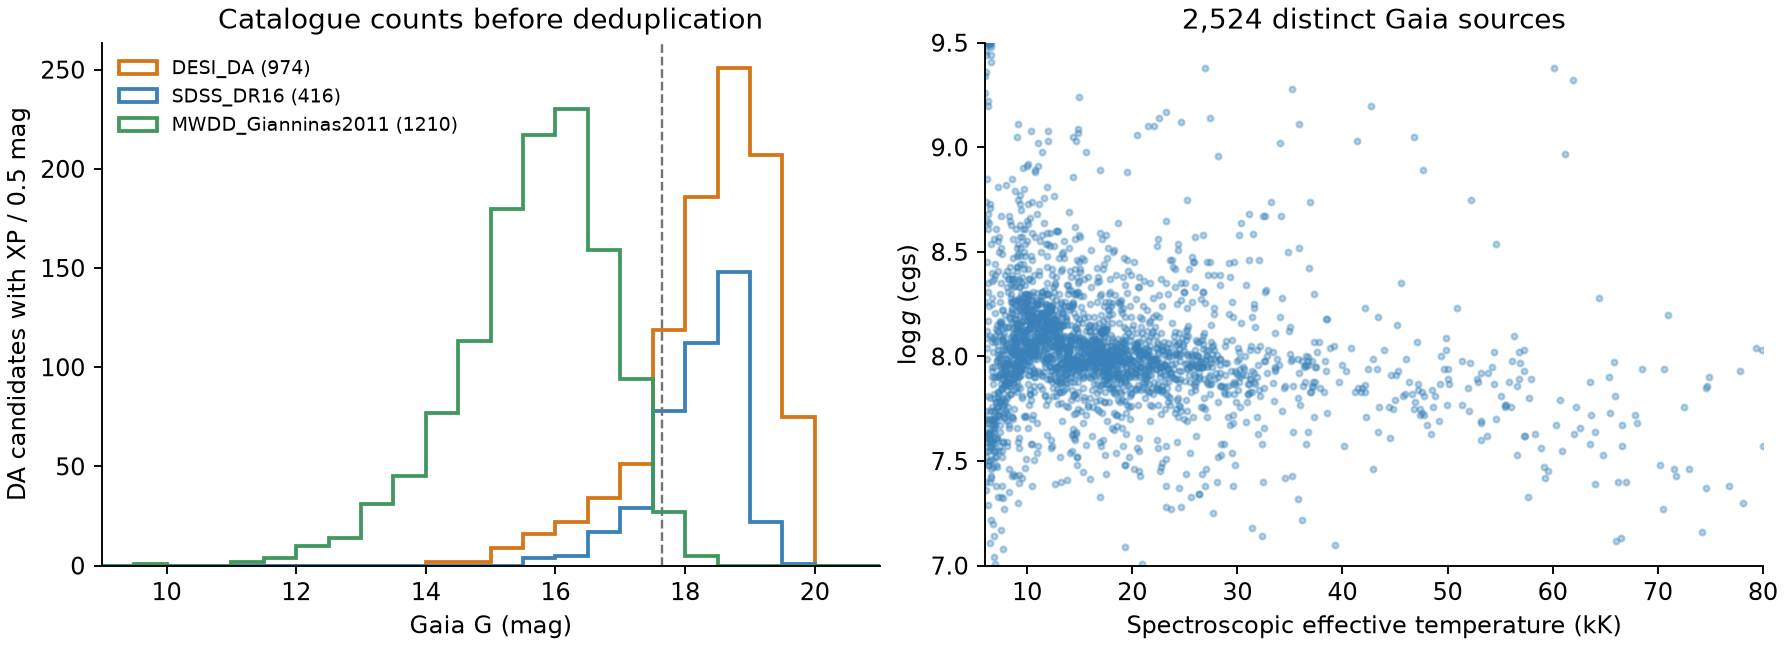

Python code for this plot:
"""Count WD catalogue objects with published Gaia DR3 XP spectra.

Run from the repository root with the astronomy Python environment:
    python reports/wd_plan_20261010/anchor_census.py

Raw catalogues and Gaia query responses are in data/whitedwarf/anchors.
The MWDD subset uses one explicitly spectroscopic reference, Gianninas+2011.
Kilic+2025 parameters are photometric despite its spectroscopic classifications.
"""

from concurrent.futures import ThreadPoolExecutor
from io import BytesIO
import json
from pathlib import Path
from zipfile import ZipFile

import numpy as np
import requests
from astropy.io.votable import parse
from astropy.table import Table, join, unique, vstack

ROOT = Path(__file__).resolve().parents[2]
DATA = ROOT / "data/whitedwarf/anchors"
OUT = Path(__file__).resolve().parent
DESI = DATA / "DESI_EDR_WD_catalogue_online_data/THE_CATALOGUE/DESI_EDR_WD_catalogue_v1.3.fits"


def download_catalogues():
    DATA.mkdir(parents=True, exist_ok=True)
    sources = {
        "kepler2021.vot": "https://vizier.cds.unistra.fr/viz-bin/votable?-source=J/MNRAS/507/4646&-out.all=1&-out.max=100000",
        "gf2021_sdss_ids.vot": "https://vizier.cds.unistra.fr/viz-bin/votable?-source=J/MNRAS/508/3877/sdssspec&-out=GaiaEDR3,SDSS12,Plate,MJD,FiberID,Gmag,specClass&-out.max=100000",
        "gianninas2011_r0320.json": "https://www.montrealwhitedwarfdatabase.org/json/gianninas2011_r0320.json",
        "kilic2025.json": "https://www.montrealwhitedwarfdatabase.org/json/kilic2025.json",
    }
    for name, url in sources.items():
        path = DATA / name
        if not path.exists():
            response = requests.get(url, timeout=120)
            response.raise_for_status()
            path.write_bytes(response.content)
    if not DESI.exists():
        path = DATA / "DESI_EDR_WD_catalogue_online_data_v1.1.zip"
        if not path.exists():
            response = requests.get("https://zenodo.org/records/13684288/files/" + path.name,
                                    timeout=180)
            response.raise_for_status()
            path.write_bytes(response.content)
        with ZipFile(path) as archive:
            archive.extract(str(DESI.relative_to(DATA)), DATA)


def records():
    rows = []
    tables = [t.to_table(use_names_over_ids=True)
              for t in parse(str(DATA / "kepler2021.vot")).iter_tables()]
    classes = {str(r["P-M-F"]): str(r["Type"]).strip() for r in tables[0]}
    ids = Table.read(DATA / "gf2021_sdss_ids.vot")
    by_spectrum = {(int(r["Plate"]), int(r["MJD"]), int(r["FiberID"])):
                   int(r["GaiaEDR3"]) for r in ids}
    for r in tables[1]:
        key = tuple(map(int, str(r["P-M-F"]).split("-")))
        rows.append(dict(catalogue="SDSS_DR16", name=str(r["Name"]),
                         source_id=by_spectrum.get(key, 0), spectral_type=classes[str(r["P-M-F"])],
                         teff=float(r["Teff"]), logg=float(r["logg"]),
                         label_method="spectroscopic", known_binary=False,
                         corrected_3d=False))

    master = Table.read(DESI, hdu=1)
    by_name = {str(r["wdj_name"]): r for r in master}
    for hdu, label in [(4, "DESI_DA"), (7, "DESI_DB")]:
        for r in Table.read(DESI, hdu=hdu):
            m = by_name[str(r["wdj_name"])]
            t3, g3 = float(r["teff_3D_0.8"]), float(r["logg_3D_0.8"])
            use3d = np.isfinite(t3) and np.isfinite(g3) and t3 > 0 and g3 > 0
            rows.append(dict(catalogue=label, name=str(r["wdj_name"]),
                             source_id=int(np.ma.filled(m["edr3_source_id"], 0)), spectral_type=str(m["desi_sp_class"]).strip(),
                             teff=t3 if use3d else float(r["teff"]),
                             logg=g3 if use3d else float(r["logg"]),
                             label_method="spectroscopic", known_binary=False,
                             corrected_3d=use3d))

    for filename, label, method in [
        ("gianninas2011_r0320.json", "MWDD_Gianninas2011", "spectroscopic"),
        ("kilic2025.json", "Kilic2025", "photometric"),
    ]:
        for r in json.loads((DATA / filename).read_text())["data"]:
            rows.append(dict(catalogue=label, name=r["name"],
                             source_id=int(r.get("gaiaedr3") or 0),
                             spectral_type=str(r.get("spectype") or ""),
                             teff=float(r.get("teff") or np.nan),
                             logg=float(r.get("logg") or np.nan), label_method=method,
                             known_binary=bool(r.get("binarity")), corrected_3d=False))
    return Table(rows=rows)


def gaia_catalogue(ids):
    """Query actual XP availability by exact EDR3/DR3 identifier."""
    directory = DATA / "gaia_census"
    directory.mkdir(exist_ok=True)
    blocks = [ids[i:i + 400] for i in range(0, len(ids), 400)]

    def fetch(item):
        index, block = item
        query = ("SELECT source_id,ra,dec,parallax,parallax_error,phot_g_mean_mag,bp_rp,ruwe,"
                 "has_xp_continuous,has_xp_sampled FROM gaiadr3.gaia_source WHERE source_id IN ("
                 + ",".join(map(str, block)) + ")")
        path = directory / f"{index:03d}.vot"
        query_path = path.with_suffix(".adql")
        if path.exists() and query_path.read_text() == query:
            return parse(str(path)).get_first_table().to_table(use_names_over_ids=True)
        response = requests.post("https://gea.esac.esa.int/tap-server/tap/sync",
                                 data=dict(REQUEST="doQuery", LANG="ADQL", FORMAT="votable",
                                           QUERY=query, MAXREC=500), timeout=120)
        response.raise_for_status()
        doc = parse(BytesIO(response.content))
        for resource in doc.resources:
            for info in resource.infos:
                if info.name == "QUERY_STATUS" and info.value != "OK":
                    raise RuntimeError(info.content)
        table = doc.get_first_table().to_table(use_names_over_ids=True)
        path.write_bytes(response.content)
        query_path.write_text(query)
        print(f"Gaia batch {index + 1}/{len(blocks)}: {len(table)}", flush=True)
        return table

    with ThreadPoolExecutor(3) as pool:
        tables = list(pool.map(fetch, enumerate(blocks)))
    return vstack(tables, metadata_conflicts="silent")


def main():
    download_catalogues()
    catalogues = records()
    ids = np.unique(catalogues["source_id"])
    gaia = gaia_catalogue(ids[ids > 0])
    gaia.write(DATA / "gaia_census.ecsv", overwrite=True)
    data = join(catalogues, gaia, keys="source_id", join_type="left",
                metadata_conflicts="silent")
    binary_ids = data["source_id"][data["known_binary"] & (data["source_id"] > 0)]
    data["known_binary"] = np.isin(data["source_id"], binary_ids)
    xp = np.asarray(np.ma.filled(data["has_xp_continuous"], False), bool)
    pure_da = np.asarray(data["spectral_type"] == "DA")
    pure_db = np.asarray(data["spectral_type"] == "DB")
    box = ((data["teff"] >= 6000) & (data["teff"] <= 80000)
           & (data["logg"] >= 7) & (data["logg"] <= 9.5))
    candidate = xp & pure_da & box & ~data["known_binary"] & (data["label_method"] == "spectroscopic")
    # Cold 1D gravities need a separate 3D correction before parameter validation.
    ready = candidate & ((data["teff"] >= 13000) | data["corrected_3d"])
    data["da_candidate"] = candidate
    data["da_label_ready"] = ready
    data.write(DATA / "matched_catalogues.ecsv", overwrite=True)
    summary = []
    for cat in dict.fromkeys(data["catalogue"]):
        mask = np.asarray(data["catalogue"] == cat)
        def count(selection):
            return len(np.unique(data["source_id"][mask & selection]))
        summary.append(dict(catalogue=str(cat), rows=int(mask.sum()),
                            gaia_ids=count(data["source_id"] > 0), xp=count(xp),
                            da_xp=count(xp & pure_da), db_xp=count(xp & pure_db),
                            da_in_box=count(candidate), da_label_ready=count(ready)))
    chosen = unique(data[candidate], keys="source_id")
    chosen.write(DATA / "da_candidates.ecsv", overwrite=True)
    result = dict(catalogues=summary, unique_da_candidates=len(chosen),
                  unique_da_label_ready=len(np.unique(data["source_id"][ready])),
                  unique_da_label_ready_astrometry=len(np.unique(data["source_id"][ready
                      & (data["ruwe"] < 1.4) & (data["parallax"] / data["parallax_error"] > 10)])),
                  gaia_ids_requested=int(sum(ids > 0)), gaia_ids_returned=len(gaia))
    (OUT / "anchor_counts.json").write_text(json.dumps(result, indent=2) + "\n")
    print(json.dumps(result, indent=2))
    plot(data, chosen)


def plot(data, chosen):
    import matplotlib
    matplotlib.use("Agg")
    import matplotlib.pyplot as plt

    colors = {"DESI_DA": "#d47719", "SDSS_DR16": "#3981b8",
              "MWDD_Gianninas2011": "#41985e"}
    fig, axes = plt.subplots(1, 2, figsize=(10.5, 3.8), layout="constrained")
    for label, color in colors.items():
        sample = data[(data["catalogue"] == label) & data["da_candidate"]]
        axes[0].hist(sample["phot_g_mean_mag"], bins=np.arange(9, 21.5, .5),
                     histtype="step", lw=1.6, color=color, label=f"{label} ({len(sample)})")
    axes[0].axvline(17.65, color="0.45", ls="--", lw=1)
    axes[0].set(xlabel="Gaia G (mag)", ylabel="DA candidates with XP / 0.5 mag",
                title="Catalogue counts before deduplication", xlim=(9, 21))
    axes[0].legend(fontsize=8, frameon=False)
    axes[1].scatter(chosen["teff"] / 1000, chosen["logg"], s=6, alpha=.35, color="#3981b8", rasterized=True)
    axes[1].set(xlabel="Spectroscopic effective temperature (kK)",
                ylabel=r"$\log g$ (cgs)", xlim=(6, 80), ylim=(7, 9.5),
                title=f"{len(chosen):,} distinct Gaia sources")
    for ax in axes:
        ax.spines[["top", "right"]].set_visible(False)
    fig.savefig(OUT / "anchor_census.png", dpi=170)
    plt.close(fig)


if __name__ == "__main__":
    main()
